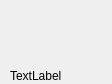
<?xml version="1.0" encoding="UTF-8"?>
<ui version="4.0">
 <class>BusyIndicator</class>
 <widget class="QDialog" name="BusyIndicator">
  <property name="geometry">
   <rect>
    <x>0</x>
    <y>0</y>
    <width>112</width>
    <height>84</height>
   </rect>
  </property>
  <property name="windowTitle">
   <string>Dialog</string>
  </property>
  <property name="windowOpacity">
   <double>1.000000000000000</double>
  </property>
  <widget class="QLabel" name="label">
   <property name="geometry">
    <rect>
     <x>10</x>
     <y>10</y>
     <width>131</width>
     <height>131</height>
    </rect>
   </property>
   <property name="frameShadow">
    <enum>QFrame::Plain</enum>
   </property>
   <property name="text">
    <string>TextLabel</string>
   </property>
  </widget>
 </widget>
 <resources/>
 <connections/>
</ui>
